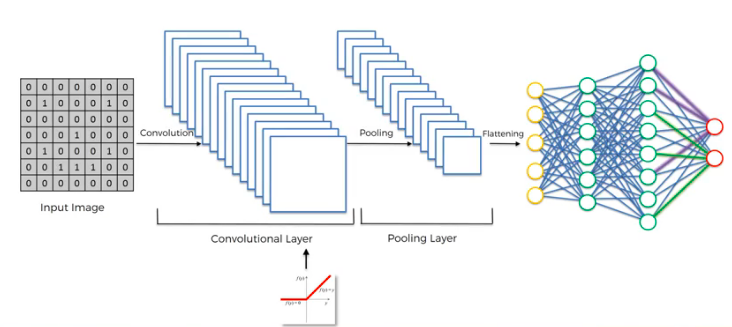
#> input picture CNN Model.png, 732 x 327 px, given in place of CNN Model.jpg, which was not available
$ jupyter execute --allow-errors Image_processing_and_augmentation.ipynb   (text cells are left out)
#> lines starting #> are read from the running program, lines starting #| are printed output that depends on the picture; pictures that were not available may be replaced by others from this repository, and a replacement may not be noted
[cell 1]
from PIL import Image, ImageOps
import os
import xml.etree.ElementTree as ET
from tqdm.auto import tqdm

import numpy as np
import matplotlib as plt
import matplotlib.pyplot as plt
import matplotlib.image as mpimg

import pandas as pd

[cell 2]
# Variables for resizing - SET BEFORE USING!
folder_path = 'raw_new/original-images/' # Enter input folder with original images
output_resized = 'raw_new/resized-images/' # Enter resized images output folder
output_64 = 'raw_new/64/' # Enter 64x64px images output folder
path_annot = 'data/annotations/' # Contains the bounding boxes from the KerasCV images
dimensions = (1024,1024) # Dimensions the original images are resized to
target_size = (64, 64) # Dimensions the output images are cut into

[cell 3]
jpg_files = []

for file_name in os.listdir(folder_path):
    jpg_files.append(os.path.splitext(file_name)[0])

[cell 4]
###Loads an image
def load_image(folder_path, image_id):
#> called with folder_path = 'raw_new/original-images/', image_id = 'CNN Model'
    image = Image.open(folder_path + image_id + '.jpg')
#> image is the input picture: PIL image 732x327 RGBA; mean R, G, B, A 236.2, 239.6, 241.8, 255
    return image

[cell 5]
### Resizes the loaded image to 1024x1024 pixels and maintains aspect ratio through interpolation,
### pads dimension after aspect ratio to create 1024x1024 - same as raw_data cut images
def resize_image(image):
    cropped_and_sized = ImageOps.contain(image, dimensions)
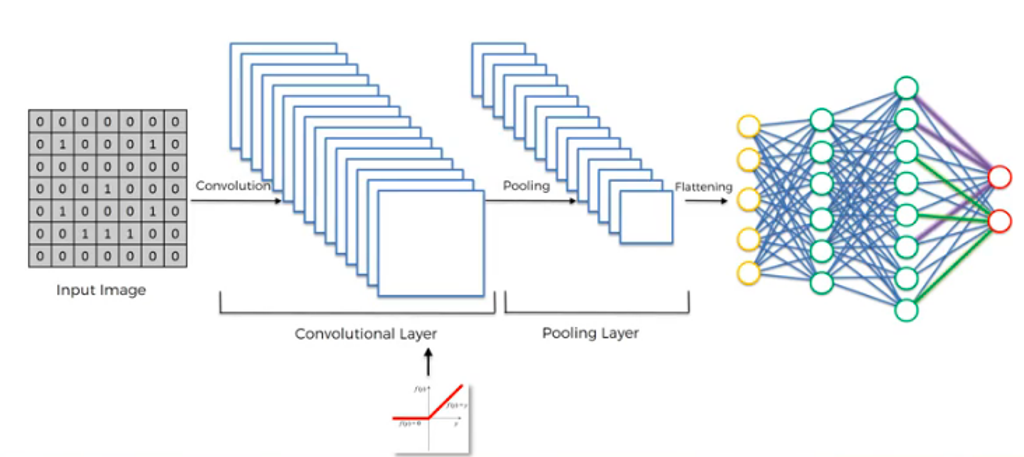
#> cropped_and_sized: PIL image 1024x457 RGBA; mean R, G, B, A 236.1, 239.6, 241.8, 255
    padding_dim_h = dimensions[0]-cropped_and_sized.size[0]
#> padding_dim_h = 0
    padding_dim_w = dimensions[1]-cropped_and_sized.size[1]
#> padding_dim_w = 567
    resized_image = ImageOps.expand(cropped_and_sized, border=(padding_dim_h, 0, 0, padding_dim_w), fill='black')
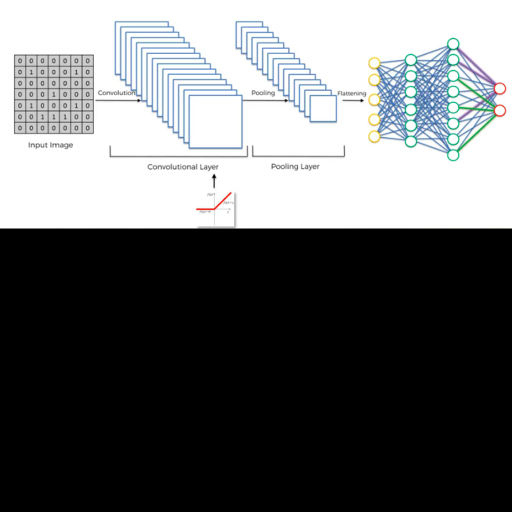
#> resized_image: PIL image 1024x1024 RGBA (shown at 1/2 size); mean R, G, B, A 105.4, 106.9, 107.9, 255
    return resized_image

[cell 6]
### Chops the image into pieces of 64x64px and stores them in the destination folder
def chop_image(image, image_id, output_path):
    gridx = target_size[0]
    gridy = target_size[1]
    rangex = int(dimensions[0]/gridx)
    rangey = int(dimensions[1]/gridy)
    counter = 1
    for x in range(rangex):
        for y in range(rangey):
            bbox = (x * gridx, y * gridy, x * gridx + gridx, y * gridy + gridy)
            slice_bit = image.crop(bbox)
            slice_bit.save(output_path + '/' + image_id + '_' + str(x) + '_' + str(y) + '.jpg',
                        optimize=True, bits=6)

[cell 7]
### Save the resized images
def save_resized_image(image, image_id, output_path):
    image.save(output_path + image_id + '.jpg', format='JPEG')

#> (a cell that did not finish here is left out)

[cell 9]
### Check if some cut images are fully black and remove them from the data set
files_64 = []

for file_name in os.listdir(output_64):
    files_64.append(os.path.splitext(file_name)[0])

for element in files_64:
    image = load_image(output_64, element)
    if image.getbbox() == None: ## Falsy None of getbbox filters
        os.remove(output_64 + element + '.jpg') ## Removes images from the file system that are fully black

[cell 10]
### Understand original image sizes images
orig_image_sizes = {}

for element in jpg_files:
    image = load_image(folder_path, element)
    orig_image_sizes[element]=image.size

[cell 11]
x = []
y = []

for element in orig_image_sizes.keys():
    x.append(orig_image_sizes[element][0])
#> after the loop, x = [732]

print(f"Average x dimension for original images is {round(np.mean(x),0)}")
#| Average x dimension for original images is 732.0

for element in orig_image_sizes.keys():
    y.append(orig_image_sizes[element][1])
#> after the loop, y = [327]

print(f"Average y dimension for original images is {round(np.mean(y),0)}")
#| Average y dimension for original images is 327.0

[cell 12]
### Calculate resizing factor for each image
resizing_factor = {}

for element in orig_image_sizes.keys():
    if orig_image_sizes[element][0] >= orig_image_sizes[element][0]:
        resizing_factor[element] = round((orig_image_sizes[element][0])/1024,2)
    else:
        resizing_factor[element] = round((orig_image_sizes[element][1])/1024,2)
#> after the loop, resizing_factor = {'CNN Model': 0.71}

resizing_factor
#> Out = {'CNN Model': 0.71}

[cell 13]
### Process XML Tree of bounding boxes to find Waldo in cut images
xml_files = sorted(
    [
        os.path.join(path_annot, file_name)
        for file_name in os.listdir(path_annot)
        if file_name.endswith(".xml")
    ]
)

[cell 14]
### Process XML Tree of bounding boxes to find Waldo in cut images

class_ids = ["Waldo"]

class_mapping = dict(zip(range(len(class_ids)), class_ids))

def parse_annotation(xml_file):
    tree = ET.parse(xml_file)
    root = tree.getroot()

    image_name = root.find("filename").text
    image_path = os.path.join(folder_path, image_name)

    boxes = []
    classes = []
    for obj in root.iter("object"):
        cls = obj.find("name").text
        classes.append(cls)

        bbox = obj.find("bndbox")
        xmin = float(bbox.find("xmin").text)
        ymin = float(bbox.find("ymin").text)
        xmax = float(bbox.find("xmax").text)
        ymax = float(bbox.find("ymax").text)
        boxes.append([xmin, ymin, xmax, ymax])

    class_ids = [
        list(class_mapping.keys())[list(class_mapping.values()).index(cls)]
        for cls in classes
    ]
    return image_path, boxes, class_ids

xml_lib = {}
image_paths = []
bbox = []
classes = []
for xml_file in tqdm(xml_files):
    image_path, boxes, class_ids = parse_annotation(xml_file)
    image_paths.append(image_path)
    bbox.append(boxes)
    classes.append(class_ids)
    xml_lib[image_path.split('/')[2].split('.')[0]] = boxes[0]

[cell 15]
# Turn input data into data frames for further processing
resizing_df = pd.DataFrame(resizing_factor.values(), index=resizing_factor.keys(),columns=['resizing_factor'])
#> resizing_df = table of 1 rows and 1 columns
dimensions_df = pd.DataFrame(xml_lib.values(), index=xml_lib.keys(), columns=['x1','y1', 'x2','y2'])

[cell 16]
bbdf = resizing_df.join(dimensions_df) #Join the data frames on shared index of file names

[cell 17]
# Calculate the x_file and y_file coordinates in the target images (i.e. image 38 will be in file '1f6c8dc6-38_10_9
bbdf['x_file'] = round((bbdf['x1']/bbdf['resizing_factor'])/64,2)
bbdf['y_file'] = round((bbdf['y1']/bbdf['resizing_factor'])/64,2)

[cell 18]
bbdf
#> Out = table of 1 rows and 7 columns

[cell 19]
working_folder = '/home/albert/code/Larelag/wheres-waldo/raw_new/64/waldo_augment/'

[cell 20]
aug_files = []

for file_name in os.listdir(working_folder):
    aug_files.append(os.path.splitext(file_name)[0])

[cell 21]
def rotate_image(image, rotation):
#> called with rotation = '90'
    if rotation == '90':
        image = image.transpose(Image.ROTATE_90)
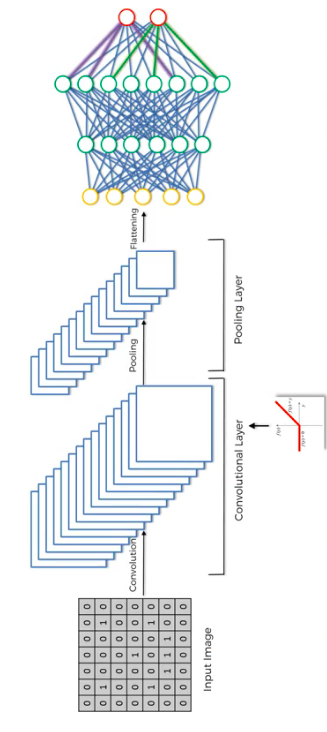
#> image: PIL image 327x732 RGBA; mean R, G, B, A 236.2, 239.6, 241.8, 255
    elif rotation == '180':
        image = image.transpose(Image.ROTATE_180)
    elif rotation == '270':
        image = image.transpose(Image.ROTATE_270)
    else:
        print('invalid entry! Please enter "vertical" or "horizontal"')
    return image

[cell 22]
def save_augment(image, working_folder, augmentation, image_id):
    image.save(working_folder + image_id + '_' + augmentation + '.jpg', format='JPEG')

#> (a cell that did not finish here is left out)

#> (a cell that did not finish here is left out)

#> call 2 of rotate_image, with rotation = '180'
#> in rotate_image (call 2), `image = image.transpose(Image.ROTATE_180)`:
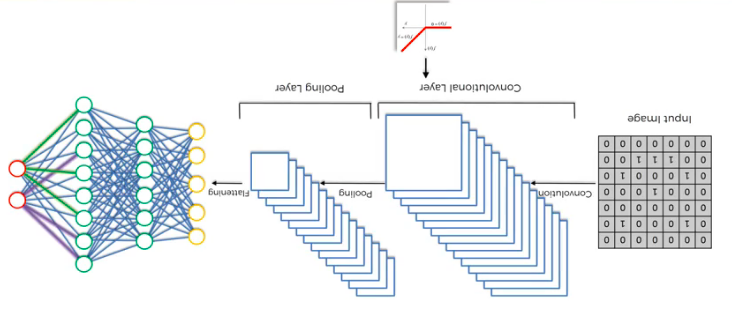
#> image: PIL image 732x327 RGBA; mean R, G, B, A 236.2, 239.6, 241.8, 255
    save_augment(image, working_folder, 'rotate_180', element)

#> (a cell that did not finish here is left out)

#> call 3 of rotate_image, with rotation = '270'
#> in rotate_image (call 3), `image = image.transpose(Image.ROTATE_270)`:
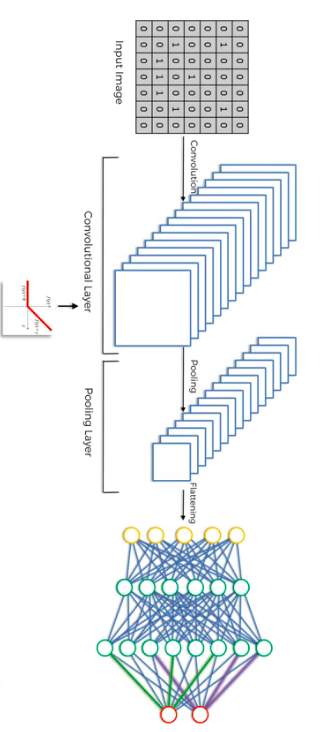
#> image: PIL image 327x732 RGBA; mean R, G, B, A 236.2, 239.6, 241.8, 255
    save_augment(image, working_folder, 'rotate_270', element)
